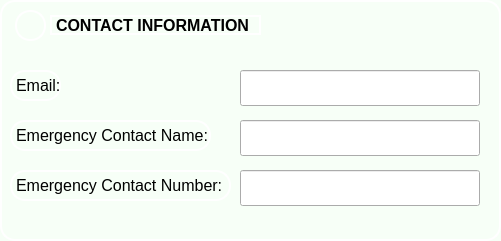
    <widget class="QFrame" name="contactInformationFrame">
     <property name="geometry">
      <rect>
       <x>690</x>
       <y>590</y>
       <width>501</width>
       <height>241</height>
      </rect>
     </property>
     <property name="styleSheet">
      <string notr="true">QFrame {
    background-color: #f7fff7;   
    border: 2px solid white;  
    border-radius: 15px;      
}
</string>
     </property>
     <property name="frameShape">
      <enum>QFrame::StyledPanel</enum>
     </property>
     <property name="frameShadow">
      <enum>QFrame::Raised</enum>
     </property>
     <widget class="QLabel" name="contactInformationIcon">
      <property name="geometry">
       <rect>
        <x>15</x>
        <y>10</y>
        <width>31</width>
        <height>31</height>
       </rect>
      </property>
      <property name="text">
       <string/>
      </property>
      <property name="pixmap">
       <pixmap>../../../../OneDrive/Desktop/2nd Term/IT5L(2748)/3rd Deliverable (System Design)/Icons/contact information.png</pixmap>
      </property>
      <property name="scaledContents">
       <bool>true</bool>
      </property>
      <property name="wordWrap">
       <bool>false</bool>
      </property>
     </widget>
     <widget class="QLabel" name="contactInfromationLabel">
      <property name="geometry">
       <rect>
        <x>50</x>
        <y>15</y>
        <width>211</width>
        <height>20</height>
       </rect>
      </property>
      <property name="font">
       <font>
        <pointsize>12</pointsize>
        <bold>true</bold>
       </font>
      </property>
      <property name="text">
       <string>CONTACT INFORMATION</string>
      </property>
     </widget>
     <widget class="QLabel" name="email">
      <property name="geometry">
       <rect>
        <x>10</x>
        <y>70</y>
        <width>51</width>
        <height>31</height>
       </rect>
      </property>
      <property name="font">
       <font>
        <pointsize>12</pointsize>
       </font>
      </property>
      <property name="text">
       <string>Email:</string>
      </property>
     </widget>
     <widget class="QLineEdit" name="emailInput">
      <property name="geometry">
       <rect>
        <x>240</x>
        <y>70</y>
        <width>240</width>
        <height>36</height>
       </rect>
      </property>
     </widget>
     <widget class="QLabel" name="emergencyContactName">
      <property name="geometry">
       <rect>
        <x>10</x>
        <y>120</y>
        <width>201</width>
        <height>31</height>
       </rect>
      </property>
      <property name="font">
       <font>
        <pointsize>12</pointsize>
       </font>
      </property>
      <property name="text">
       <string>Emergency Contact Name:</string>
      </property>
     </widget>
     <widget class="QLineEdit" name="emergencyContactNameInput">
      <property name="geometry">
       <rect>
        <x>240</x>
        <y>120</y>
        <width>240</width>
        <height>36</height>
       </rect>
      </property>
     </widget>
     <widget class="QLineEdit" name="emergencyContactNumberInput">
      <property name="geometry">
       <rect>
        <x>240</x>
        <y>170</y>
        <width>240</width>
        <height>36</height>
       </rect>
      </property>
     </widget>
     <widget class="QLabel" name="EmergencyContactNumber">
      <property name="geometry">
       <rect>
        <x>10</x>
        <y>170</y>
        <width>221</width>
        <height>31</height>
       </rect>
      </property>
      <property name="font">
       <font>
        <pointsize>12</pointsize>
       </font>
      </property>
      <property name="text">
       <string>Emergency Contact Number:</string>
      </property>
     </widget>
    </widget>
